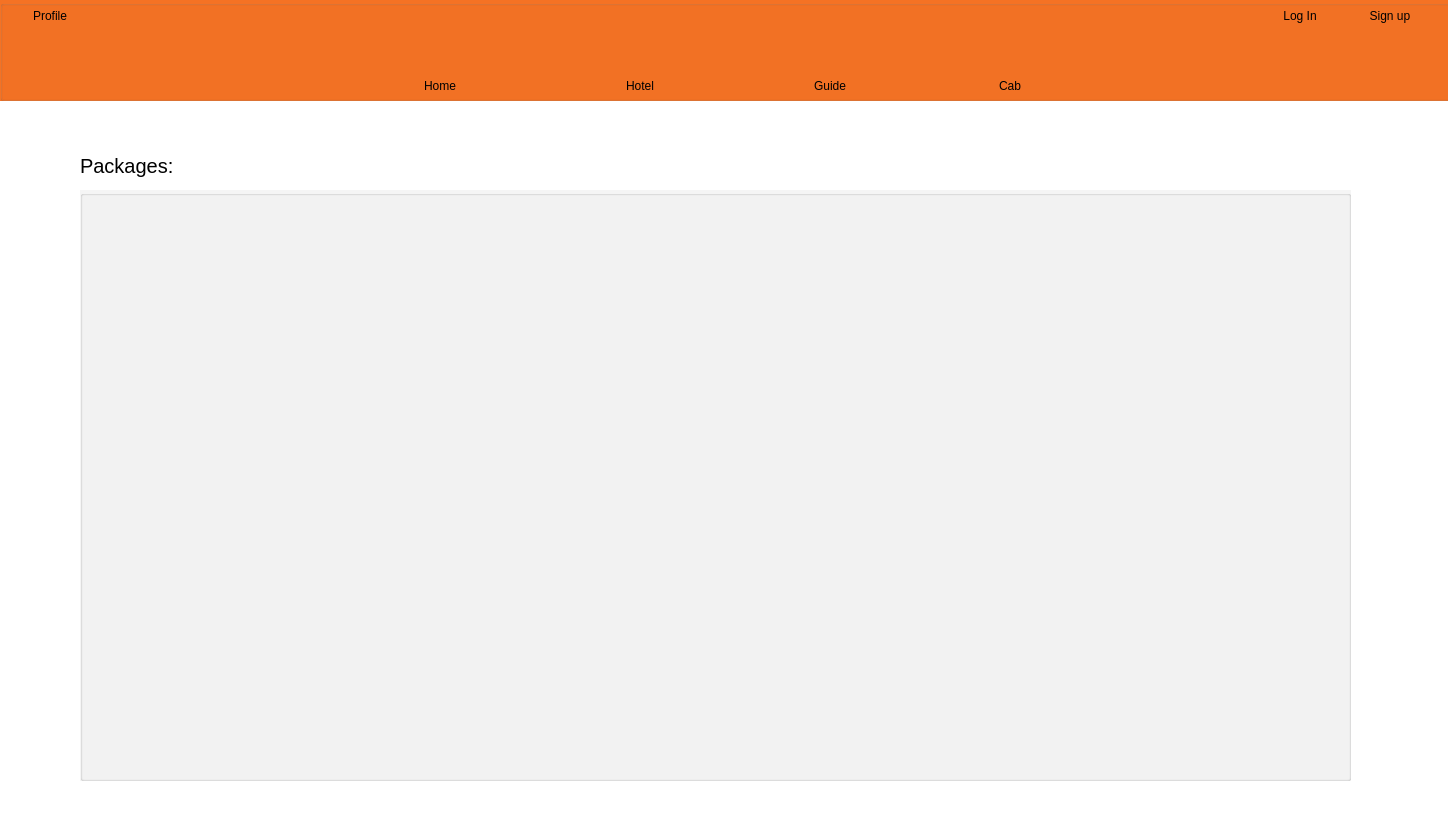
<?xml version="1.0" encoding="UTF-8"?>
<ui version="4.0">
 <class>Home</class>
 <widget class="QDialog" name="Home">
  <property name="geometry">
   <rect>
    <x>0</x>
    <y>0</y>
    <width>1448</width>
    <height>827</height>
   </rect>
  </property>
  <property name="windowTitle">
   <string>Dialog</string>
  </property>
  <property name="styleSheet">
   <string notr="true">background-color:white;</string>
  </property>
  <widget class="QGroupBox" name="groupBox_2">
   <property name="geometry">
    <rect>
     <x>0</x>
     <y>0</y>
     <width>1501</width>
     <height>101</height>
    </rect>
   </property>
   <property name="styleSheet">
    <string notr="true">background-color: #f57224; </string>
   </property>
   <property name="title">
    <string/>
   </property>
   <widget class="QPushButton" name="pushButton_2">
    <property name="geometry">
     <rect>
      <x>590</x>
      <y>70</y>
      <width>100</width>
      <height>32</height>
     </rect>
    </property>
    <property name="styleSheet">
     <string notr="true">background-color: rgba(240, 240, 249, 0); 
color: black;            
border: none;              
border-radius: 5px;       
padding: 5px;   
cursor: pointer; </string>
    </property>
    <property name="text">
     <string>Hotel</string>
    </property>
   </widget>
   <widget class="QPushButton" name="pushButton">
    <property name="geometry">
     <rect>
      <x>390</x>
      <y>70</y>
      <width>100</width>
      <height>32</height>
     </rect>
    </property>
    <property name="styleSheet">
     <string notr="true">background-color: rgba(240, 240, 249, 0); 
cursor: pointer; 
color: black;            
border: none;              
border-radius: 5px;       
padding: 5px;   </string>
    </property>
    <property name="text">
     <string>Home</string>
    </property>
   </widget>
   <widget class="QPushButton" name="pushButton_5">
    <property name="geometry">
     <rect>
      <x>0</x>
      <y>0</y>
      <width>100</width>
      <height>32</height>
     </rect>
    </property>
    <property name="styleSheet">
     <string notr="true">background-color: rgba(240, 240, 249, 0); 
color: black;            
border: none;              
border-radius: 5px;       
padding: 5px;   
cursor: pointer; </string>
    </property>
    <property name="text">
     <string>Profile</string>
    </property>
   </widget>
   <widget class="QPushButton" name="pushButton_4">
    <property name="geometry">
     <rect>
      <x>960</x>
      <y>70</y>
      <width>100</width>
      <height>32</height>
     </rect>
    </property>
    <property name="styleSheet">
     <string notr="true">background-color: rgba(240, 240, 249, 0); 
color: black;            
border: none;              
border-radius: 5px;       
padding: 5px;   
cursor: pointer; </string>
    </property>
    <property name="text">
     <string>Cab</string>
    </property>
   </widget>
   <widget class="QPushButton" name="pushButton_6">
    <property name="geometry">
     <rect>
      <x>1250</x>
      <y>0</y>
      <width>100</width>
      <height>32</height>
     </rect>
    </property>
    <property name="styleSheet">
     <string notr="true">background-color: rgba(240, 240, 249, 0); 
color: black;            
border: none;              
border-radius: 5px;       
padding: 5px;   
cursor: pointer; </string>
    </property>
    <property name="text">
     <string>Log In</string>
    </property>
   </widget>
   <widget class="QPushButton" name="pushButton_3">
    <property name="geometry">
     <rect>
      <x>780</x>
      <y>70</y>
      <width>100</width>
      <height>32</height>
     </rect>
    </property>
    <property name="styleSheet">
     <string notr="true">background-color: rgba(240, 240, 249, 0); 
color: black;            
border: none;              
border-radius: 5px;       
padding: 5px;   
cursor: pointer; </string>
    </property>
    <property name="text">
     <string>Guide</string>
    </property>
   </widget>
   <widget class="QPushButton" name="pushButton_7">
    <property name="geometry">
     <rect>
      <x>1340</x>
      <y>0</y>
      <width>100</width>
      <height>32</height>
     </rect>
    </property>
    <property name="styleSheet">
     <string notr="true">background-color: rgba(240, 240, 249, 0); 
color: black;            
border: none;              
border-radius: 5px;       
padding: 5px;   
cursor: pointer; </string>
    </property>
    <property name="text">
     <string>Sign up</string>
    </property>
   </widget>
  </widget>
  <widget class="QGroupBox" name="groupBox">
   <property name="geometry">
    <rect>
     <x>80</x>
     <y>190</y>
     <width>1271</width>
     <height>591</height>
    </rect>
   </property>
   <property name="styleSheet">
    <string notr="true">background-color:#F5F5F5; </string>
   </property>
   <property name="title">
    <string/>
   </property>
  </widget>
  <widget class="QLabel" name="label">
   <property name="geometry">
    <rect>
     <x>80</x>
     <y>150</y>
     <width>121</width>
     <height>31</height>
    </rect>
   </property>
   <property name="styleSheet">
    <string notr="true">font-size:20px;</string>
   </property>
   <property name="text">
    <string>Packages:</string>
   </property>
  </widget>
 </widget>
 <resources/>
 <connections/>
</ui>
